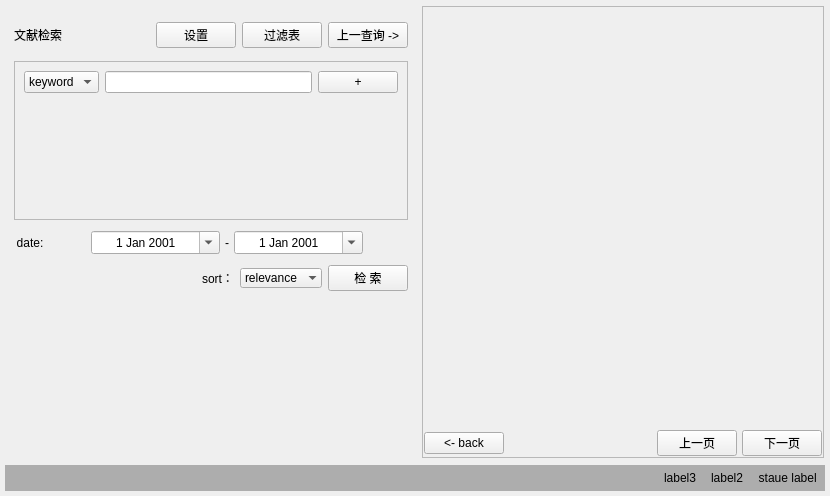
<?xml version="1.0" encoding="UTF-8"?>
<ui version="4.0">
 <class>MainWindow</class>
 <widget class="QMainWindow" name="MainWindow">
  <property name="geometry">
   <rect>
    <x>0</x>
    <y>0</y>
    <width>830</width>
    <height>496</height>
   </rect>
  </property>
  <property name="minimumSize">
   <size>
    <width>830</width>
    <height>496</height>
   </size>
  </property>
  <property name="contextMenuPolicy">
   <enum>Qt::DefaultContextMenu</enum>
  </property>
  <property name="windowTitle">
   <string>Document Retrieval </string>
  </property>
  <property name="windowOpacity">
   <double>0.955500000000000</double>
  </property>
  <property name="styleSheet">
   <string notr="true"/>
  </property>
  <widget class="QWidget" name="centralwidget">
   <property name="autoFillBackground">
    <bool>false</bool>
   </property>
   <property name="styleSheet">
    <string notr="true"/>
   </property>
   <property name="background" stdset="0">
    <bool>true</bool>
   </property>
   <layout class="QVBoxLayout" name="verticalLayout">
    <property name="leftMargin">
     <number>5</number>
    </property>
    <property name="topMargin">
     <number>5</number>
    </property>
    <property name="rightMargin">
     <number>5</number>
    </property>
    <property name="bottomMargin">
     <number>5</number>
    </property>
    <item>
     <widget class="QWidget" name="body" native="true">
      <property name="styleSheet">
       <string notr="true"/>
      </property>
      <layout class="QHBoxLayout" name="horizontalLayout_3">
       <property name="spacing">
        <number>5</number>
       </property>
       <property name="leftMargin">
        <number>0</number>
       </property>
       <property name="topMargin">
        <number>1</number>
       </property>
       <property name="rightMargin">
        <number>1</number>
       </property>
       <property name="bottomMargin">
        <number>1</number>
       </property>
       <item>
        <widget class="QWidget" name="left" native="true">
         <property name="bc" stdset="0">
          <string>white</string>
         </property>
         <layout class="QVBoxLayout" name="verticalLayout_3">
          <item>
           <layout class="QHBoxLayout" name="menu" stretch="4,0,0,0">
            <property name="sizeConstraint">
             <enum>QLayout::SetFixedSize</enum>
            </property>
            <item>
             <widget class="QLabel" name="main_title">
              <property name="minimumSize">
               <size>
                <width>0</width>
                <height>40</height>
               </size>
              </property>
              <property name="maximumSize">
               <size>
                <width>16777215</width>
                <height>40</height>
               </size>
              </property>
              <property name="text">
               <string>文献检索</string>
              </property>
              <property name="dt" stdset="0">
               <string>mtc</string>
              </property>
             </widget>
            </item>
            <item>
             <widget class="QPushButton" name="buttonSetting">
              <property name="text">
               <string>设置</string>
              </property>
              <property name="bc" stdset="0">
               <string>transparent</string>
              </property>
              <property name="ico" stdset="0">
               <string>setting</string>
              </property>
             </widget>
            </item>
            <item>
             <widget class="QPushButton" name="buttonFtable">
              <property name="text">
               <string>过滤表</string>
              </property>
              <property name="bc" stdset="0">
               <string>transparent</string>
              </property>
              <property name="ico" stdset="0">
               <string>table</string>
              </property>
             </widget>
            </item>
            <item>
             <widget class="QPushButton" name="buttonresult">
              <property name="text">
               <string>上一查询 -&gt;</string>
              </property>
              <property name="bc" stdset="0">
               <string>orange</string>
              </property>
             </widget>
            </item>
           </layout>
          </item>
          <item>
           <widget class="QScrollArea" name="scrollArea">
            <property name="widgetResizable">
             <bool>true</bool>
            </property>
            <property name="bc" stdset="0">
             <string>white</string>
            </property>
            <widget class="QWidget" name="search">
             <property name="geometry">
              <rect>
               <x>0</x>
               <y>0</y>
               <width>395</width>
               <height>155</height>
              </rect>
             </property>
             <layout class="QVBoxLayout" name="verticalLayout_2">
              <item>
               <widget class="QWidget" name="simple_search" native="true">
                <layout class="QHBoxLayout" name="horizontalLayout" stretch="1,3,0">
                 <property name="leftMargin">
                  <number>0</number>
                 </property>
                 <property name="topMargin">
                  <number>0</number>
                 </property>
                 <property name="rightMargin">
                  <number>0</number>
                 </property>
                 <property name="bottomMargin">
                  <number>0</number>
                 </property>
                 <item>
                  <widget class="QComboBox" name="range_box">
                   <property name="sizeAdjustPolicy">
                    <enum>QComboBox::AdjustToContents</enum>
                   </property>
                   <property name="bc" stdset="0">
                    <string>blue2</string>
                   </property>
                   <item>
                    <property name="text">
                     <string>keyword</string>
                    </property>
                   </item>
                   <item>
                    <property name="text">
                     <string>author</string>
                    </property>
                   </item>
                   <item>
                    <property name="text">
                     <string>title</string>
                    </property>
                   </item>
                  </widget>
                 </item>
                 <item>
                  <widget class="QLineEdit" name="textsearch">
                   <property name="styleSheet">
                    <string notr="true"/>
                   </property>
                   <property name="clearButtonEnabled">
                    <bool>true</bool>
                   </property>
                  </widget>
                 </item>
                 <item>
                  <widget class="QPushButton" name="check_add">
                   <property name="text">
                    <string>+</string>
                   </property>
                   <property name="fs" stdset="0">
                    <string>smaller</string>
                   </property>
                  </widget>
                 </item>
                </layout>
               </widget>
              </item>
              <item>
               <spacer name="verticalSpacer">
                <property name="orientation">
                 <enum>Qt::Vertical</enum>
                </property>
                <property name="sizeHint" stdset="0">
                 <size>
                  <width>20</width>
                  <height>40</height>
                 </size>
                </property>
               </spacer>
              </item>
             </layout>
            </widget>
           </widget>
          </item>
          <item>
           <widget class="QWidget" name="year" native="true">
            <layout class="QHBoxLayout" name="horizontalLayout_5" stretch="1,0,4,0,4,0">
             <property name="spacing">
              <number>5</number>
             </property>
             <property name="leftMargin">
              <number>0</number>
             </property>
             <property name="topMargin">
              <number>5</number>
             </property>
             <property name="rightMargin">
              <number>5</number>
             </property>
             <property name="bottomMargin">
              <number>5</number>
             </property>
             <item>
              <widget class="QLabel" name="label">
               <property name="text">
                <string>date:</string>
               </property>
               <property name="alignment">
                <set>Qt::AlignCenter</set>
               </property>
              </widget>
             </item>
             <item>
              <spacer name="horizontalSpacer">
               <property name="orientation">
                <enum>Qt::Horizontal</enum>
               </property>
               <property name="sizeHint" stdset="0">
                <size>
                 <width>40</width>
                 <height>20</height>
                </size>
               </property>
              </spacer>
             </item>
             <item>
              <widget class="QDateEdit" name="dateStart">
               <property name="sizePolicy">
                <sizepolicy hsizetype="Preferred" vsizetype="Fixed">
                 <horstretch>0</horstretch>
                 <verstretch>0</verstretch>
                </sizepolicy>
               </property>
               <property name="wrapping">
                <bool>true</bool>
               </property>
               <property name="frame">
                <bool>true</bool>
               </property>
               <property name="alignment">
                <set>Qt::AlignCenter</set>
               </property>
               <property name="accelerated">
                <bool>false</bool>
               </property>
               <property name="showGroupSeparator" stdset="0">
                <bool>false</bool>
               </property>
               <property name="calendarPopup">
                <bool>true</bool>
               </property>
               <property name="date">
                <date>
                 <year>2001</year>
                 <month>1</month>
                 <day>1</day>
                </date>
               </property>
              </widget>
             </item>
             <item>
              <widget class="QLabel" name="spacer">
               <property name="text">
                <string>-</string>
               </property>
               <property name="alignment">
                <set>Qt::AlignCenter</set>
               </property>
              </widget>
             </item>
             <item>
              <widget class="QDateEdit" name="dateEnd">
               <property name="sizePolicy">
                <sizepolicy hsizetype="Preferred" vsizetype="Fixed">
                 <horstretch>0</horstretch>
                 <verstretch>0</verstretch>
                </sizepolicy>
               </property>
               <property name="alignment">
                <set>Qt::AlignCenter</set>
               </property>
               <property name="calendarPopup">
                <bool>true</bool>
               </property>
               <property name="date">
                <date>
                 <year>2001</year>
                 <month>1</month>
                 <day>1</day>
                </date>
               </property>
              </widget>
             </item>
             <item>
              <spacer name="horizontalSpacer_2">
               <property name="orientation">
                <enum>Qt::Horizontal</enum>
               </property>
               <property name="sizeHint" stdset="0">
                <size>
                 <width>40</width>
                 <height>20</height>
                </size>
               </property>
              </spacer>
             </item>
            </layout>
           </widget>
          </item>
          <item>
           <layout class="QHBoxLayout" name="order_send">
            <item>
             <spacer name="horizontalSpacer_4">
              <property name="orientation">
               <enum>Qt::Horizontal</enum>
              </property>
              <property name="sizeHint" stdset="0">
               <size>
                <width>188</width>
                <height>20</height>
               </size>
              </property>
             </spacer>
            </item>
            <item>
             <widget class="QLabel" name="label_2">
              <property name="text">
               <string>sort：</string>
              </property>
             </widget>
            </item>
            <item>
             <widget class="QComboBox" name="order">
              <property name="layoutDirection">
               <enum>Qt::LeftToRight</enum>
              </property>
              <property name="frame">
               <bool>false</bool>
              </property>
              <property name="bc" stdset="0">
               <string>yellow</string>
              </property>
              <item>
               <property name="text">
                <string>relevance</string>
               </property>
              </item>
              <item>
               <property name="text">
                <string>oldest</string>
               </property>
              </item>
              <item>
               <property name="text">
                <string>newest</string>
               </property>
              </item>
             </widget>
            </item>
            <item>
             <widget class="QPushButton" name="buttonSend">
              <property name="sizePolicy">
               <sizepolicy hsizetype="Fixed" vsizetype="Preferred">
                <horstretch>0</horstretch>
                <verstretch>0</verstretch>
               </sizepolicy>
              </property>
              <property name="sizeIncrement">
               <size>
                <width>0</width>
                <height>0</height>
               </size>
              </property>
              <property name="baseSize">
               <size>
                <width>0</width>
                <height>0</height>
               </size>
              </property>
              <property name="text">
               <string> 检 索 </string>
              </property>
              <property name="bc" stdset="0">
               <string>green</string>
              </property>
              <property name="ico" stdset="0">
               <string>search</string>
              </property>
             </widget>
            </item>
           </layout>
          </item>
          <item>
           <spacer name="verticalSpacer_2">
            <property name="orientation">
             <enum>Qt::Vertical</enum>
            </property>
            <property name="sizeHint" stdset="0">
             <size>
              <width>20</width>
              <height>40</height>
             </size>
            </property>
           </spacer>
          </item>
         </layout>
        </widget>
       </item>
       <item>
        <widget class="QScrollArea" name="right">
         <property name="horizontalScrollBarPolicy">
          <enum>Qt::ScrollBarAlwaysOff</enum>
         </property>
         <property name="widgetResizable">
          <bool>true</bool>
         </property>
         <widget class="QWidget" name="info">
          <property name="geometry">
           <rect>
            <x>0</x>
            <y>0</y>
            <width>397</width>
            <height>450</height>
           </rect>
          </property>
          <layout class="QVBoxLayout" name="verticalLayout_4">
           <property name="spacing">
            <number>5</number>
           </property>
           <property name="leftMargin">
            <number>1</number>
           </property>
           <property name="topMargin">
            <number>1</number>
           </property>
           <property name="rightMargin">
            <number>1</number>
           </property>
           <property name="bottomMargin">
            <number>1</number>
           </property>
           <item>
            <spacer name="verticalSpacer_3">
             <property name="orientation">
              <enum>Qt::Vertical</enum>
             </property>
             <property name="sizeHint" stdset="0">
              <size>
               <width>20</width>
               <height>502</height>
              </size>
             </property>
            </spacer>
           </item>
           <item>
            <layout class="QHBoxLayout" name="foot_menu">
             <item>
              <widget class="QPushButton" name="buttonback">
               <property name="text">
                <string>&lt;- back</string>
               </property>
               <property name="bc" stdset="0">
                <string>grey</string>
               </property>
              </widget>
             </item>
             <item>
              <spacer name="horizontalSpacer_3">
               <property name="orientation">
                <enum>Qt::Horizontal</enum>
               </property>
               <property name="sizeHint" stdset="0">
                <size>
                 <width>6</width>
                 <height>20</height>
                </size>
               </property>
              </spacer>
             </item>
             <item>
              <widget class="QPushButton" name="buttonLast">
               <property name="maximumSize">
                <size>
                 <width>200</width>
                 <height>16777215</height>
                </size>
               </property>
               <property name="text">
                <string>上一页</string>
               </property>
              </widget>
             </item>
             <item>
              <widget class="QPushButton" name="buttonNext">
               <property name="maximumSize">
                <size>
                 <width>200</width>
                 <height>16777215</height>
                </size>
               </property>
               <property name="text">
                <string>下一页</string>
               </property>
              </widget>
             </item>
            </layout>
           </item>
          </layout>
         </widget>
        </widget>
       </item>
      </layout>
     </widget>
    </item>
    <item>
     <widget class="QWidget" name="foot" native="true">
      <property name="styleSheet">
       <string notr="true">background-color: rgb(173, 173, 173);</string>
      </property>
      <layout class="QHBoxLayout" name="horizontalLayout_4">
       <property name="spacing">
        <number>15</number>
       </property>
       <property name="leftMargin">
        <number>5</number>
       </property>
       <property name="topMargin">
        <number>3</number>
       </property>
       <property name="rightMargin">
        <number>5</number>
       </property>
       <property name="bottomMargin">
        <number>3</number>
       </property>
       <item>
        <spacer name="horizontalSpacer_5">
         <property name="orientation">
          <enum>Qt::Horizontal</enum>
         </property>
         <property name="sizeHint" stdset="0">
          <size>
           <width>40</width>
           <height>20</height>
          </size>
         </property>
        </spacer>
       </item>
       <item>
        <widget class="QLabel" name="tips_3">
         <property name="text">
          <string>label3</string>
         </property>
         <property name="dt" stdset="0">
          <string>tips</string>
         </property>
        </widget>
       </item>
       <item>
        <widget class="QLabel" name="tips_2">
         <property name="text">
          <string>label2</string>
         </property>
         <property name="alignment">
          <set>Qt::AlignRight|Qt::AlignTrailing|Qt::AlignVCenter</set>
         </property>
         <property name="dt" stdset="0">
          <string>tips</string>
         </property>
        </widget>
       </item>
       <item>
        <widget class="QLabel" name="tips">
         <property name="text">
          <string>staue label </string>
         </property>
         <property name="alignment">
          <set>Qt::AlignRight|Qt::AlignTrailing|Qt::AlignVCenter</set>
         </property>
         <property name="dt" stdset="0">
          <string>tips</string>
         </property>
        </widget>
       </item>
      </layout>
     </widget>
    </item>
   </layout>
  </widget>
 </widget>
 <resources/>
 <connections/>
</ui>
